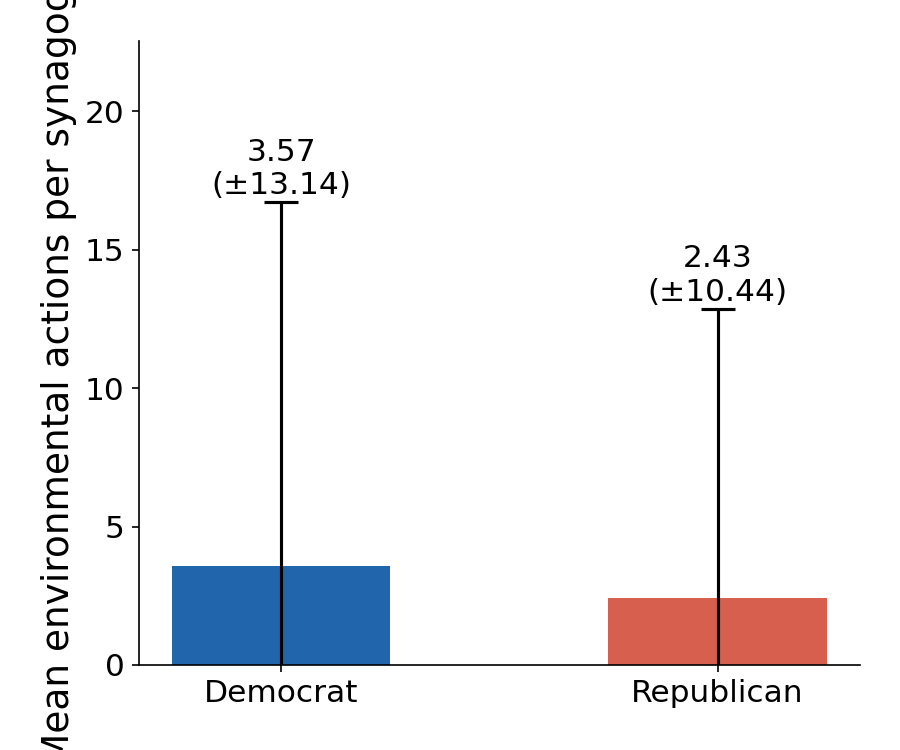

The Python source for this figure:
"""
Compare mean environmental action counts for synagogues in Democratic vs
Republican congressional districts (2024 general election winner).

Action count = number of non-N/A rows in llm_chunk_classifications linked
to each synagogue's web pages.  Synagogues with no classified actions
contribute a count of 0.

Outputs:
  rd_action_means.json   — summary statistics + bootstrap CI
  rd_action_means.png    — bar chart with ±1 SD error bars

Usage:
    python 11_analysis/rd_action_means.py
    python 11_analysis/rd_action_means.py --n-boot 20000 --year 2022
"""

import argparse
import json
import os
import sys
from collections import defaultdict
from pathlib import Path

import matplotlib
matplotlib.use("Agg")
import matplotlib.pyplot as plt
import numpy as np
from dotenv import load_dotenv
from scipy import stats
import psycopg2

ROOT = Path(__file__).parent.parent
load_dotenv(ROOT / ".env")
HERE = Path(__file__).parent
OUT = HERE          # reassigned in main() from --source
sys.path.insert(0, str(HERE / "recreate_existing"))
import recreate_common as rc  # noqa: E402

rc.apply_font_sizes()     # central AXIS_FONT_SIZE typography
from recreate_common import excluded_ids_sql  # noqa: E402

DEMOCRATIC_PARTIES = {
    "democrat", "democratic", "democratic-farmer-labor",
    "democratic-farm-labor", "democratic-nonpartisan league", "democratic-npl",
}


# ── DB ────────────────────────────────────────────────────────────────────────

def get_conn():
    return psycopg2.connect(
        host=os.getenv("DB_HOST", "localhost"),
        port=int(os.getenv("DB_PORT", 8989)),
        dbname=os.getenv("DB_NAME", "synagogues"),
        user=os.getenv("DB_USER", "research"),
        password=os.getenv("DB_PASSWORD"),
    )


def load_data(year: int) -> dict[str, list[int]]:
    """Return {party: [n_actions_per_synagogue]} for D and R districts."""
    conn = get_conn()
    cur  = conn.cursor()
    cur.execute(f"""
        WITH site_actions AS (
            SELECT w.synagogue_id, COUNT(*) AS n_actions
            FROM websites w
            JOIN web_pages wp ON wp.website_id = w.id
            {rc.action_join_sql("wp", "lcc", "pkm")}
            WHERE lcc.category != 'N/A'
              AND (lcc.error IS NULL OR lcc.error = '')
            GROUP BY w.synagogue_id
        ),
        all_syns AS (
            SELECT s.id, s.congressional_district,
                   COALESCE(sa.n_actions, 0) AS n_actions
            FROM synagogues s
            LEFT JOIN site_actions sa ON sa.synagogue_id = s.id
            WHERE s.congressional_district IS NOT NULL
              AND {excluded_ids_sql("s")}
        ),
        ranked_candidates AS (
            SELECT er.district_id, ec.party,
                   RANK() OVER (PARTITION BY er.id ORDER BY ec.vote_share DESC) AS rnk
            FROM election_races er
            JOIN election_candidates ec ON ec.race_id = er.id
            WHERE er.year = %(year)s AND er.stage = 'GEN'
        ),
        district_winner AS (
            SELECT district_id, party FROM ranked_candidates WHERE rnk = 1
        )
        SELECT dw.party, a.n_actions
        FROM all_syns a
        JOIN district_winner dw ON dw.district_id = a.congressional_district
    """, {"year": year})
    rows = cur.fetchall()
    cur.close()
    conn.close()

    groups: dict[str, list[int]] = defaultdict(list)
    for party, n_actions in rows:
        if party in DEMOCRATIC_PARTIES:
            groups["Democrat"].append(n_actions)
        elif party == "republican":
            groups["Republican"].append(n_actions)
    return groups


# ── statistics ────────────────────────────────────────────────────────────────

def bootstrap_ci(arr: np.ndarray, n_boot: int = 10_000, alpha: float = 0.05):
    """Return (ci_lo, ci_hi) via percentile bootstrap."""
    rng = np.random.default_rng(42)
    boot_means = [
        np.mean(rng.choice(arr, len(arr), replace=True))
        for _ in range(n_boot)
    ]
    lo = 100 * alpha / 2
    hi = 100 * (1 - alpha / 2)
    return np.percentile(boot_means, [lo, hi])


# ── main ──────────────────────────────────────────────────────────────────────

def main():
    parser = argparse.ArgumentParser()
    parser.add_argument("--year",   type=int, default=2024,
                        help="Election year to determine district party (default 2024)")
    parser.add_argument("--n-boot", type=int, default=10_000,
                        help="Bootstrap iterations for CI (default 10 000)")
    rc.add_source_arg(parser)
    args = parser.parse_args()
    global OUT
    rc.set_source(args.source)   # must precede excluded_ids_sql()
    OUT = rc.out_dir(HERE)

    print(f"Loading data (election year {args.year})…", flush=True)
    groups = load_data(args.year)

    summary = {}
    print(f"\n{'Party':<12}  {'N':>6}  {'Mean':>7}  {'Median':>7}  "
          f"{'95% CI':>20}  {'SD':>7}")
    print("─" * 62)

    for party in ("Democrat", "Republican"):
        arr = np.array(groups[party])
        ci_lo, ci_hi = bootstrap_ci(arr, args.n_boot)
        mean   = np.mean(arr)
        median = np.median(arr)
        sd     = np.std(arr)
        print(f"{party:<12}  {len(arr):>6,}  {mean:>7.2f}  {median:>7.1f}  "
              f"[{ci_lo:>7.2f}, {ci_hi:>7.2f}]  {sd:>7.2f}")
        summary[party] = dict(
            n=len(arr), mean=float(mean), median=float(median),
            ci_lo=float(ci_lo), ci_hi=float(ci_hi), sd=float(sd),
        )

    # Mann-Whitney U test (non-parametric; counts are heavily right-skewed)
    d_arr = np.array(groups["Democrat"])
    r_arr = np.array(groups["Republican"])
    u_stat, p_val = stats.mannwhitneyu(d_arr, r_arr, alternative="two-sided")
    rank_biserial = 1 - 2 * u_stat / (len(d_arr) * len(r_arr))
    print(f"\nMann–Whitney U : U = {u_stat:.1f},  p = {p_val:.4f}")
    print(f"rank-biserial r : {rank_biserial:.3f}")
    summary["test"] = dict(U=float(u_stat), p=float(p_val), rank_biserial=float(rank_biserial),
                           election_year=args.year)

    # ── save JSON ─────────────────────────────────────────────────────────────
    json_path = OUT / "rd_action_means.json"
    with open(json_path, "w") as f:
        json.dump(summary, f, indent=2)
    print(f"\nJSON → {json_path}")

    # ── bar chart ─────────────────────────────────────────────────────────────
    parties = ["Democrat", "Republican"]
    means   = [summary[p]["mean"] for p in parties]
    sds     = [summary[p]["sd"]   for p in parties]
    colors  = ["#2166ac", "#d6604d"]

    fig, ax = plt.subplots(figsize=(6, 5))
    bars = ax.bar(parties, means, color=colors, width=0.5,
                  yerr=sds, capsize=8,
                  error_kw=dict(elinewidth=1.5, ecolor="black", capthick=1.5))

    for bar, mean, sd in zip(bars, means, sds):
        ax.text(bar.get_x() + bar.get_width() / 2, mean + sd + 0.08,
                f"{mean:.2f}\n(±{sd:.2f})",
                ha="center", va="bottom", fontsize=rc.FS_ANNOTATION)

    ax.set_ylabel("Mean environmental actions per synagogue")
    sig = "p < 0.001" if p_val < 0.001 else f"p = {p_val:.3f}"
    ax.spines["top"].set_visible(False)
    ax.spines["right"].set_visible(False)
    ax.set_ylim(0, max(m + s for m, s in zip(means, sds)) * 1.35)

    png_path = OUT / "rd_action_means.png"
    plt.tight_layout()
    plt.savefig(png_path, dpi=150)
    print(f"PNG  → {png_path}")


if __name__ == "__main__":
    main()
